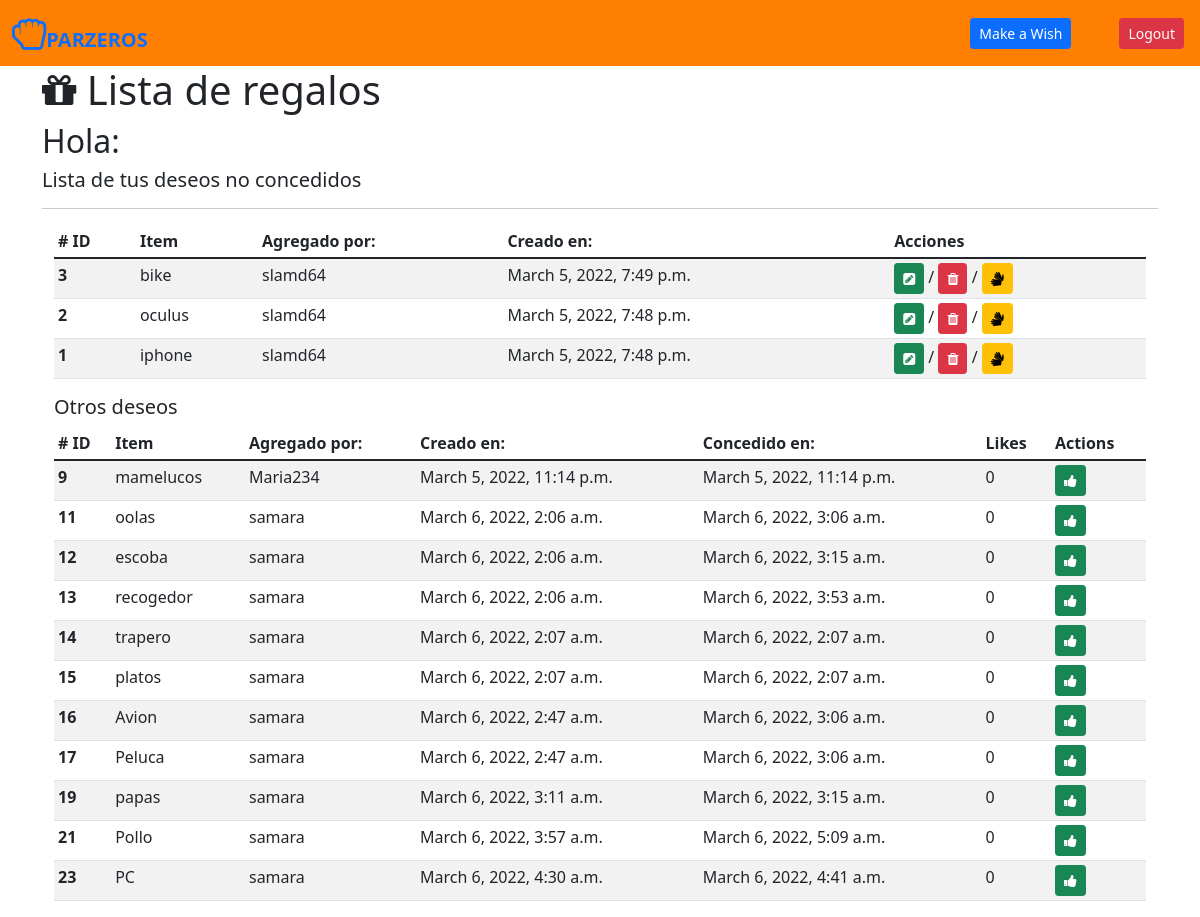
Page /acceso/added/1 on the committed database.
### acceso/models.py (models this page shows, shortened)
class Regalo(models.Model):
    usuario = models.ForeignKey(Usuario, related_name="regalos", on_delete=models.CASCADE)
    nombregift = models.CharField(max_length=70)
    descripcion = models.CharField(max_length=30, default='vacio')
    estado = models.TextField(max_length=1, default=0)
    likes = models.IntegerField(default=0)
    created_at = models.DateTimeField(auto_now_add=True)
    updated_at = models.DateTimeField(auto_now=True)
    objects = regaloManager()

class Usuario(models.Model):
    nombre = models.CharField(max_length=45, unique=True, verbose_name="Nombre")
    username = models.CharField(max_length=45, unique=True, verbose_name="Username")
    email = models.EmailField(max_length=200, unique=True, verbose_name="Email")
    password = models.CharField(max_length=72)
    birthday = models.DateField(null=True)
    created_at = models.DateTimeField(auto_now_add=True)
    updated_at = models.DateTimeField(auto_now=True)
    objects = UsuarioManager()

### acceso/views_regalos.py (the view)
# urls.py: path('added/<int:id>', views_regalos.added , name='added'),
def added(request,id):
    if request.method == 'GET':
        contexto = {
            'listaRegalos' : Regalo.objects.filter(usuario=id).filter(estado=0).order_by("-updated_at"),
            'listaRegalostodos': Regalo.objects.all().filter(estado=1),
            }
        return render(request, 'app/index.html', contexto)

### app/templates/app/index.html (shortened to what this page needs)
{% extends "core/foundation.html" %}
{% block contenido %}
{% include 'core/menu.html' %}
<div class="container mt-6">
    <h1><i class="fa fa-gift" aria-hidden="true"></i> Lista de regalos </h1>
    <h2> Hola: {{request.session.usuario.nombre}} </h2>
    <h5> Lista de tus deseos no concedidos </h5>
    <hr>
    <div class="container m-6 table-responsive-sm">
        <table class="table table-striped table-hover table-sm">
            <thead>
            <tr>
                <th scope="col"># ID</th>
                <th scope="col">Item</th>
                <th scope="col">Agregado por:</th>
                <th scope="col">Creado en:</th>
                <th scope="col">Acciones</th>
            </tr>
            </thead>
            <tbody>
            {% for regalo in listaRegalos %}
                <tr>
                    <th scope="row">{{regalo.id}}</th>
                    <td>{{regalo.nombregift}}</td>
                    <td>{{regalo.usuario.username}}</td>
                    <td>{{regalo.created_at }}</td>
                    <td><a href="{% url 'acceso:edit' id=regalo.id %}" class="btn btn-success btn-sm"><i class="fa fa-pencil-square" aria-hidden="true"></i></a> / <a href="{% url 'acceso:borrar' id=regalo.id %}" class="btn btn-danger btn-sm"><i class="fa fa-trash" aria-hidden="true"></i></a> /  <a href="{% url 'acceso:otorgar' id=regalo.id %}" class="btn btn-warning btn-sm"><i class="fa fa-sign-language" aria-hidden="true"></i></a></td></td>
                </tr>
            {% endfor %}
            </tbody>
        </table>
    </div>
    <div class="container m-6 table-responsive-sm">
        <h5> Otros deseos </h5>
        <table class="table table-striped table-hover table-sm">
            <thead>
            <tr>
                <th scope="col"># ID</th>
                <th scope="col">Item</th>
                <th scope="col">Agregado por:</th>
                <th scope="col">Creado en:</th>
                <th scope="col">Concedido en:</th>
                <th scope="col">Likes</th>
                <th scope="col">Actions</th>
            </tr>
            </thead>
            <tbody>
            {% for regalo in listaRegalostodos %}
                <tr>
                    <th scope="row">{{regalo.id}}</th>
                    <td>{{regalo.nombregift}}</td>
                    <td>{{regalo.usuario.username}}</td>
                    <td>{{regalo.created_at }}</td>
                    <td>{{regalo.updated_at }}</td>
                    <td>{{regalo.likes }}  </td>
                    <td><a href="{% url 'acceso:like' id=regalo.id %}" class="btn btn-success btn-sm"><i class="fa fa-thumbs-up" aria-hidden="true"></i></a></td>
                </tr>
            {% endfor %}
            </tbody>
        </table>
    </div>
</div>
{% endblock %}

### core/templates/core/foundation.html (shortened to what this page needs)
<!DOCTYPE html>
<html lang="en">
<head>
    <link href="https://cdn.jsdelivr.net/npm/bootstrap@5.1.3/dist/css/bootstrap.min.css" rel="stylesheet">
    <link rel="stylesheet" href="https://cdnjs.cloudflare.com/ajax/libs/toastr.js/latest/toastr.css">
    <link rel="stylesheet" href="https://cdnjs.cloudflare.com/ajax/libs/font-awesome/4.7.0/css/font-awesome.css" />
</head>
<body>
{% block contenido %}{% endblock %}
</body>
</html>

### core/templates/core/menu.html (shortened to what this page needs)
<nav class="navbar navbar-expand-lg" style="background-color: #ff8000;">
    <div class="container-fluid">
        <a class="navbar-brand mb-0 h1 fw-bolder" href="#"><i class="fa fa-hand-rock-o fa-2x" aria-hidden="true"></i>PARZEROS</a>
        <div class="collapse navbar-collapse d-flex justify-content-end" id="navbarNavAltMarkup">
            <div class="navbar-nav">
                <a class="btn btn-sm btn-primary me-5" href="{% url 'acceso:wish' %}">Make a Wish</a>
                <a class="btn btn-sm btn-danger me-1" href="{% url 'acceso:logout' %}">Logout</a>
            </div>
        </div>
    </div>
</nav>

### rows in the picture
Regalo: id "3", nombregift "bike", usuario.username "slamd64", created_at "March 5, 2022, 7:49 p.m."
Regalo: id "2", nombregift "oculus", usuario.username "slamd64", created_at "March 5, 2022, 7:48 p.m."
Regalo: id "1", nombregift "iphone", usuario.username "slamd64", created_at "March 5, 2022, 7:48 p.m."
Regalo: id "9", nombregift "mamelucos", usuario.username "Maria234", created_at "March 5, 2022, 11:14 p.m.", updated_at "March 5, 2022, 11:14 p.m.", likes "0"
Regalo: id "11", nombregift "oolas", usuario.username "samara", created_at "March 6, 2022, 2:06 a.m.", updated_at "March 6, 2022, 3:06 a.m.", likes "0"
Regalo: id "12", nombregift "escoba", usuario.username "samara", created_at "March 6, 2022, 2:06 a.m.", updated_at "March 6, 2022, 3:15 a.m.", likes "0"
Regalo: id "13", nombregift "recogedor", usuario.username "samara", created_at "March 6, 2022, 2:06 a.m.", updated_at "March 6, 2022, 3:53 a.m.", likes "0"
Regalo: id "14", nombregift "trapero", usuario.username "samara", created_at "March 6, 2022, 2:07 a.m.", updated_at "March 6, 2022, 2:07 a.m.", likes "0"
Regalo: id "15", nombregift "platos", usuario.username "samara", created_at "March 6, 2022, 2:07 a.m.", updated_at "March 6, 2022, 2:07 a.m.", likes "0"
Regalo: id "16", nombregift "Avion", usuario.username "samara", created_at "March 6, 2022, 2:47 a.m.", updated_at "March 6, 2022, 3:06 a.m.", likes "0"
Regalo: id "17", nombregift "Peluca", usuario.username "samara", created_at "March 6, 2022, 2:47 a.m.", updated_at "March 6, 2022, 3:06 a.m.", likes "0"
Regalo: id "19", nombregift "papas", usuario.username "samara", created_at "March 6, 2022, 3:11 a.m.", updated_at "March 6, 2022, 3:15 a.m.", likes "0"
Regalo: id "21", nombregift "Pollo", usuario.username "samara", created_at "March 6, 2022, 3:57 a.m.", updated_at "March 6, 2022, 5:09 a.m.", likes "0"
Regalo: id "23", nombregift "PC", usuario.username "samara", created_at "March 6, 2022, 4:30 a.m.", updated_at "March 6, 2022, 4:41 a.m.", likes "0"
